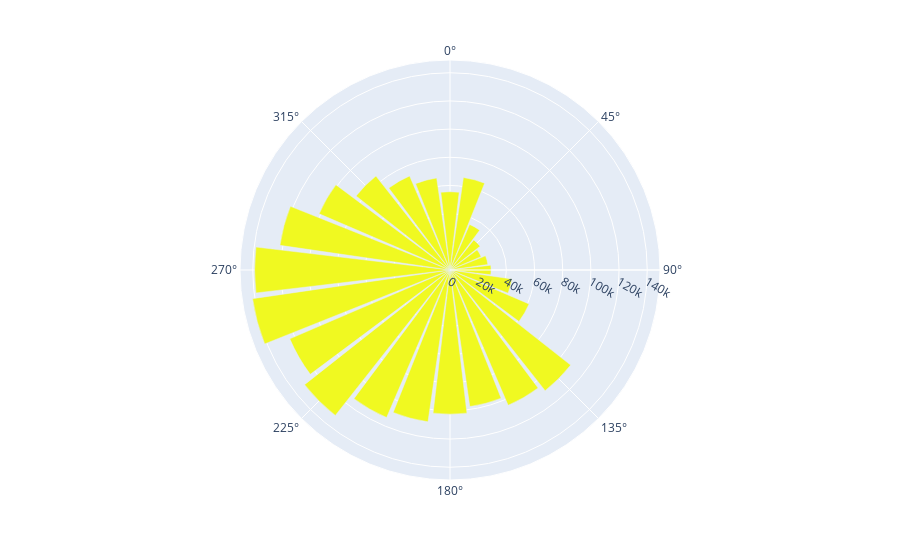

Notebook code cell kept with this figure:
### Code cell
import plotly.express as px

fig = px.bar_polar(
    df, r="counts", theta="HOUR", color_discrete_sequence=px.colors.sequential.Plasma_r
)
fig.show()

### Figure 1 — Plotly figure (JSON) as saved in the notebook; plotly's stock layout.template omitted (floating-point values rounded to 4 significant figures)
{"data": [{"hovertemplate": "counts=%{r}<br>HOUR=%{theta}<extra></extra>", "legendgroup": "", "marker": {"color": "#f0f921", "pattern": {"shape": ""}}, "name": "", "r": [66335, 35242, 27223, 24043, 27150, 29188, 44376, 61090, 109058, 104550, 97969, 102302, 108891, 113970, 131460, 123780, 141606, 138686, 121972, 101096, 84907, 72620, 65998, 55553], "showlegend": false, "subplot": "polar", "theta": [15, 30, 45, 60, 75, 90, 105, 120, 135, 150, 165, 180, 195, 210, 225, 240, 255, 270, 285, 300, 315, 330, 345, 360], "type": "barpolar"}], "layout": {"barmode": "relative", "legend": {"tracegroupgap": 0}, "margin": {"t": 60}, "polar": {"angularaxis": {"direction": "clockwise", "rotation": 90}, "domain": {"x": [0, 1], "y": [0, 1]}}}}
